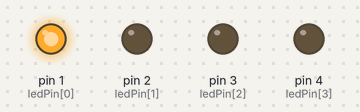
Bench run of a sketch on a simulated Arduino Uno, built with avr-gcc and run on an emulated ATmega328P. Shown: output pins drawn as LEDs (lit = HIGH).

Above: at 0.5 s.
At 2.5 s:
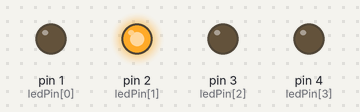
At 4.5 s:
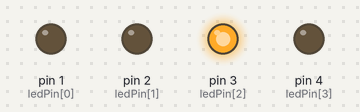
At 6.5 s:
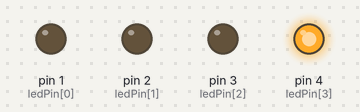
At 9.5 s:
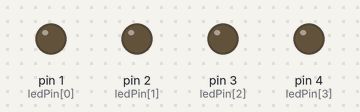
Timing chart, 0 to 10.4 s (numbered marks = the images above):
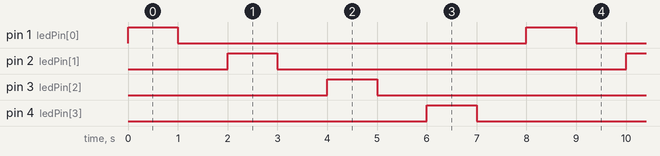

The sketch:

sadi_bulb_light.ino
```cpp
int ledPin[] = {1, 2, 3, 4};
int ledCount = 4;

void setup() {
  // put your setup code here, to run once:
  for(int i = 0; i<ledCount; i++){
     pinMode(ledPin[i], OUTPUT);
  }

}

void loop() {
  // put your main code here, to run repeatedly:
  for (int i = 0; i<4; i++){
    digitalWrite(ledPin[i], HIGH);
    delay(1000);
    digitalWrite(ledPin[i], LOW);
    delay(1000);
  }
}
```

Measured:
- by itself, pin 1 (ledPin[0]), pin 2 (ledPin[1]), pin 3 (ledPin[2]), pin 4 (ledPin[3]): alternates HIGH for 1.0 s and LOW for 7.0 s
- by itself, everything shown: repeats every 8.0 s, in 8 steps
